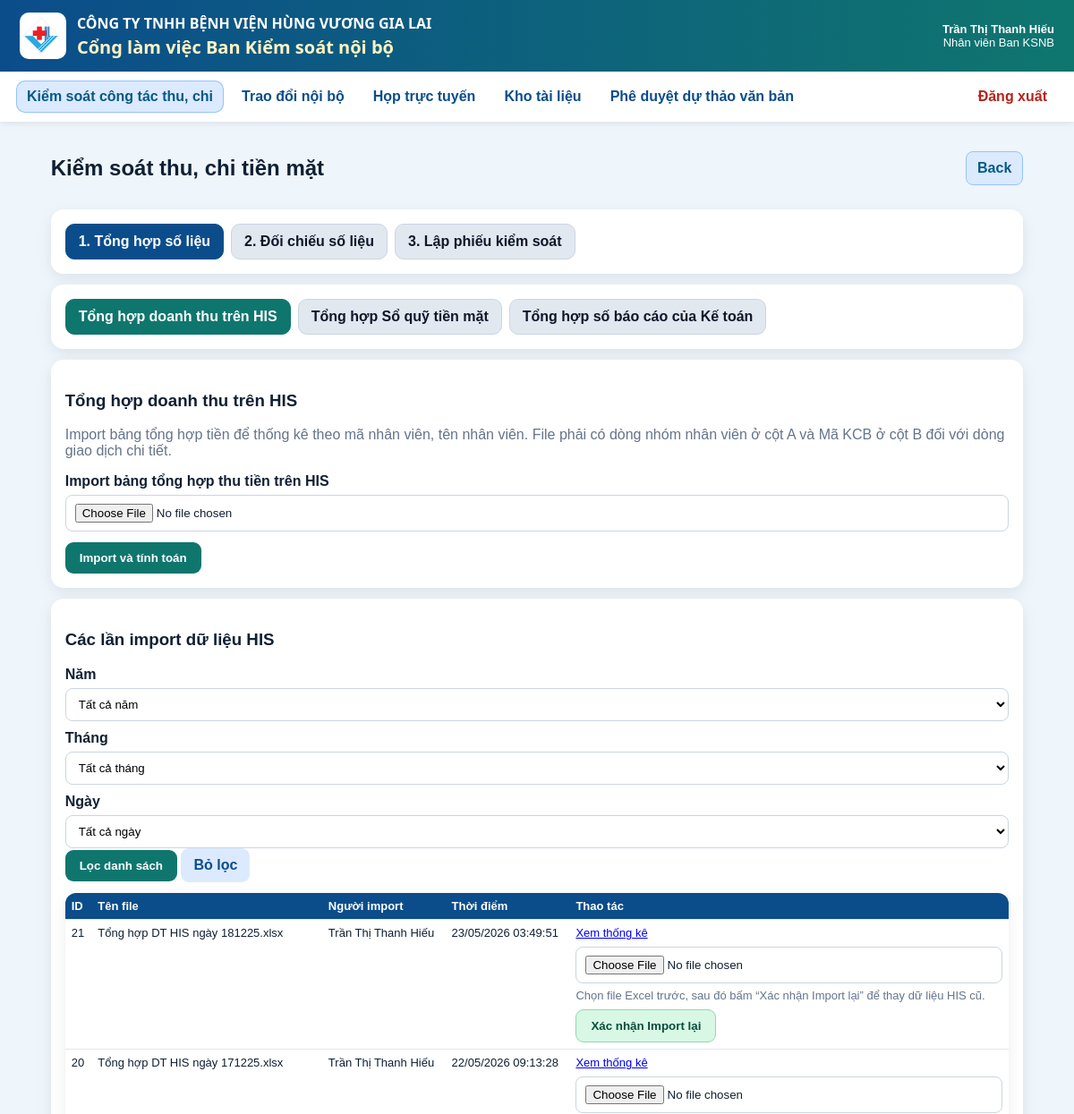
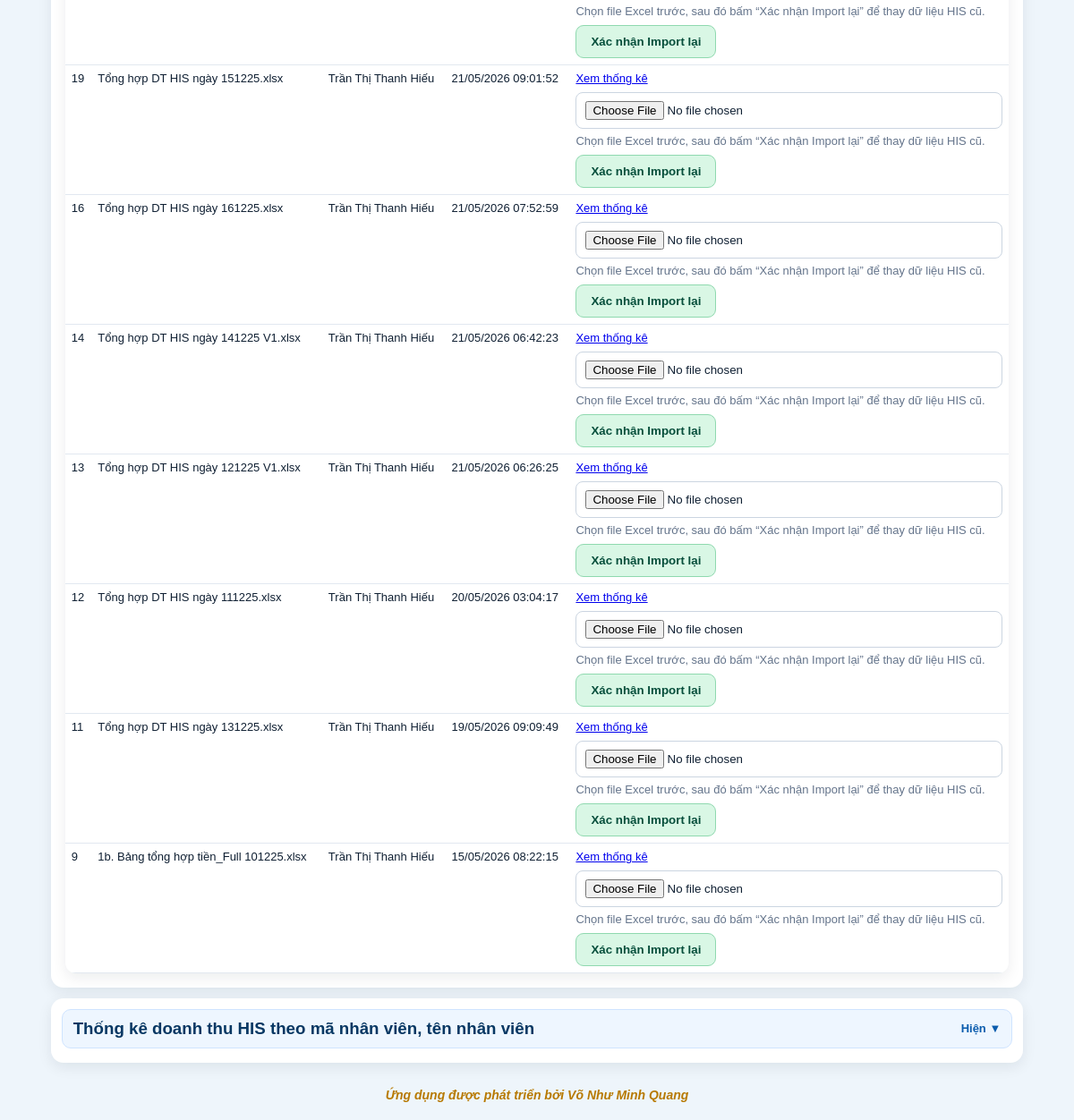
/cash-control/19?main_tab=summary&summary_tab=his (signed in), run on the app's committed database (2 pictures, top to bottom).
### app/models.py (models this page shows)
class Users(Base):
    __tablename__ = "users"
    id = Column(Integer, primary_key=True)
    username = Column(String, unique=True, nullable=False, index=True)
    full_name = Column(String, nullable=False)
    password_hash = Column(String, nullable=False)
    unit_code = Column(String, nullable=False, default="THANH_VIEN_TRUNG_TAP")
    role_code = Column(String, nullable=False, default="THANH_VIEN_TRUNG_TAP")
    position_title = Column(String, nullable=False, default="Thành viên trưng tập")
    is_active = Column(Integer, nullable=False, default=1)
    created_at = Column(String, nullable=False)
    status = column_property(
        case(
            (is_active == 1, "ACTIVE"),
            else_="LOCKED",
        )
    )

### tables this page shows
CREATE TABLE cash_control_batches (
                id INTEGER PRIMARY KEY AUTOINCREMENT,
                title TEXT NOT NULL,
                original_filename TEXT,
                report_date TEXT,
                created_by INTEGER NOT NULL,
                created_at TEXT NOT NULL DEFAULT CURRENT_TIMESTAMP,
                FOREIGN KEY(created_by) REFERENCES users(id)
            );

### app/routers/cash_control.py (the view)
@router.get("/{batch_id}")
def cash_control_detail(request: Request, batch_id: int):
    denied = require_cash_control_access(request)
    if denied:
        return denied
    if request.state.user.get("role_code") in BOARD_ROLES:
        return RedirectResponse("/cash-control?main_tab=voucher", status_code=303)
    active_main_tab = request.query_params.get("main_tab") or "summary"
    active_summary_tab = request.query_params.get("summary_tab") or "his"
    with get_conn() as conn:
        selected_batch = conn.execute(
            """
            SELECT b.*, u.full_name AS creator_name
            FROM cash_control_batches b
            JOIN users u ON u.id = b.created_by
            WHERE b.id = ?
            """,
            (batch_id,),
        ).fetchone()
        if not selected_batch:
            return RedirectResponse("/cash-control", status_code=303)
        batches = conn.execute(
            """
            SELECT b.*, u.full_name AS creator_name
            FROM cash_control_batches b
            JOIN users u ON u.id = b.created_by
            ORDER BY b.id DESC
            """
        ).fetchall()
        summaries = conn.execute(
            """
            SELECT *,
                   COALESCE(chuyen_khoan, 0) + COALESCE(qr, 0) + COALESCE(pos, 0) AS khong_bang_tien_mat
            FROM cash_control_employee_summaries
            WHERE batch_id = ?
            ORDER BY employee_code, employee_name
            """,
            (batch_id,),
        ).fetchall()
    summary_dicts = [dict(row) for row in summaries]
    totals = compute_totals(summary_dicts)
    totals.setdefault("patient_count", 0)
    totals.setdefault("txn_count", 0)
    totals.setdefault("khong_bang_tien_mat", 0)
    selected_cashbook_batch_id = query_int(request, "cashbook_batch_id")
    selected_accounting_batch_id = query_int(request, "accounting_batch_id")
    cashbook_context = load_cashbook_context(selected_cashbook_batch_id)
    accounting_context = load_accounting_context(selected_accounting_batch_id)
    reconcile_context = build_reconcile_context(
        totals,
        summary_dicts,
        cashbook_context,
        accounting_context,
        batch_id,
    )
    control_voucher_context = build_control_voucher_context(
        totals,
        cashbook_context,
        accounting_context,
    )
    signature_user_context = load_cash_control_signature_users()
    return templates.TemplateResponse(
        "cash_control_index.html",
        {
            "request": request,
            "user": request.state.user,
            "batches": batches,
            "selected_batch": selected_batch,
            "summaries": summary_dicts,
            "totals": totals,
            "error": None,
            "active_main_tab": active_main_tab,
            "active_summary_tab": active_summary_tab,
            "cash_control_revenue_items": CASH_CONTROL_REVENUE_ITEMS,
            "cash_control_expense_items": CASH_CONTROL_EXPENSE_ITEMS,
            "format_vn_sqlite_datetime": format_vn_sqlite_datetime,
            "selected_his_batch_id": batch_id,
            "selected_cashbook_batch_id": selected_cashbook_batch_id or (cashbook_context["selected_cashbook_batch"]["id"] if cashbook_context["selected_cashbook_batch"] else None),
            **cashbook_context,
            **accounting_context,
            **reconcile_context,
            **control_voucher_context,
            **signature_user_context,
        },
    )

### app/templates/cash_control_index.html (shortened to what this page needs)
{% extends 'base.html' %}
{% block content %}
<div class="page-head">
  <h2>Kiểm soát thu, chi tiền mặt</h2>
  <a class="secondary-link cash-control-ui-font cash-btn-back" href="javascript:history.back()">Back</a>
</div>
{% if user.role_code not in ['TONG_GIAM_DOC','PHO_TGD_THUONG_TRUC','PHO_TONG_GIAM_DOC'] %}
<div class="panel">
  <div class="cash-tabs">
    <a class="cash-tab cash-control-ui-font {% if active_main_tab == 'summary' %}active{% endif %}" href="/cash-control{% if selected_batch %}/{{ selected_batch.id }}{% endif %}?main_tab=summary&summary_tab={{ active_summary_tab or 'his' }}">1. Tổng hợp số liệu</a>
    <a class="cash-tab cash-control-ui-font {% if active_main_tab == 'reconcile' %}active{% endif %}" href="/cash-control{% if selected_batch %}/{{ selected_batch.id }}{% endif %}?main_tab=reconcile">2. Đối chiếu số liệu</a>
    <a class="cash-tab cash-control-ui-font {% if active_main_tab == 'voucher' %}active{% endif %}" href="/cash-control{% if selected_batch %}/{{ selected_batch.id }}{% endif %}?main_tab=voucher">3. Lập phiếu kiểm soát</a>
  </div>
</div>
{% endif %}
{% if active_main_tab == 'summary' %}
<div class="panel">
  <div class="cash-subtabs">
    <a class="cash-subtab cash-control-ui-font {% if active_summary_tab == 'his' %}active{% endif %}" href="/cash-control{% if selected_batch %}/{{ selected_batch.id }}{% endif %}?main_tab=summary&summary_tab=his">Tổng hợp doanh thu trên HIS</a>
    <a class="cash-subtab cash-control-ui-font {% if active_summary_tab == 'cashbook' %}active{% endif %}" href="/cash-control{% if selected_batch %}/{{ selected_batch.id }}{% endif %}?main_tab=summary&summary_tab=cashbook">Tổng hợp Sổ quỹ tiền mặt</a>
    <a class="cash-subtab cash-control-ui-font {% if active_summary_tab == 'accounting' %}active{% endif %}" href="/cash-control{% if selected_batch %}/{{ selected_batch.id }}{% endif %}?main_tab=summary&summary_tab=accounting">Tổng hợp số báo cáo của Kế toán</a>
  </div>
</div>
  {% if active_summary_tab == 'his' %}
  <div class="panel">
    <h3>Tổng hợp doanh thu trên HIS</h3>
    <p class="muted">
      Import bảng tổng hợp tiền để thống kê theo mã nhân viên, tên nhân viên.
      File phải có dòng nhóm nhân viên ở cột A và Mã KCB ở cột B đối với dòng giao dịch chi tiết.
    </p>
    <form method="post" action="/cash-control/import" enctype="multipart/form-data">
      <label>Import bảng tổng hợp thu tiền trên HIS</label>
      <input type="file" name="revenue_file" accept=".xlsx" required>
      <button class="primary cash-control-ui-font" type="submit" style="margin-top:12px;">Import và tính toán</button>
    </form>
  </div>
  <div class="panel">
    <h3>Các lần import dữ liệu HIS</h3>
    <form method="get" action="/cash-control" class="grid3" style="margin-bottom:12px;">
      <div>
        <label>Năm</label>
        <select name="his_import_year">
          <option value="">Tất cả năm</option>
        </select>
      </div>
      <div>
        <label>Tháng</label>
        <select name="his_import_month">
          <option value="">Tất cả tháng</option>
        </select>
      </div>
      <div>
        <label>Ngày</label>
        <select name="his_import_day">
          <option value="">Tất cả ngày</option>
        </select>
      </div>
      <div style="grid-column:1/-1;">
        <button class="primary cash-control-ui-font" type="submit">Lọc danh sách</button>
        <a class="secondary-link cash-control-ui-font" href="/cash-control?main_tab=summary&summary_tab=his">Bỏ lọc</a>
      </div>
    </form>
    <table class="table compact">
      <thead>
        <tr>
          <th>ID</th>
          <th>Tên file</th>
          <th>Người import</th>
          <th>Thời điểm</th>
          <th>Thao tác</th>
        </tr>
      </thead>
      <tbody>
        {% for b in batches %}
        <tr>
          <td>{{ b.id }}</td>
          <td>{{ b.original_filename }}</td>
          <td>{{ b.creator_name }}</td>
          <td>{{ format_vn_sqlite_datetime(b.created_at) }}</td>
          <td>
            <a href="/cash-control/{{ b.id }}?main_tab=summary&summary_tab=his">Xem thống kê</a>
            <form method="post" action="/cash-control/import/{{ b.id }}/replace" enctype="multipart/form-data" style="margin-top:8px;">
              <input type="file" name="revenue_file" accept=".xlsx" required>
              <div class="muted" style="margin-top:6px;">
                Chọn file Excel trước, sau đó bấm “Xác nhận Import lại” để thay dữ liệu HIS cũ.
              </div>
              <button class="secondary cash-control-ui-font cash-btn-confirm-import" type="submit" style="margin-top:8px;" onclick="return confirm('Bạn chắc chắn muốn import lại dữ liệu HIS? Dữ liệu cũ sẽ được thay bằng file mới.');">Xác nhận Import lại</button>
            </form>
          </td>
        </tr>
        {% else %}
        <tr><td colspan="5" class="empty">Chưa có dữ liệu import HIS.</td></tr>
        {% endfor %}
      </tbody>
    </table>
  </div>
  {% if selected_batch %}
  <div class="panel cash-collapsible-panel is-collapsed">
    <h3>Thống kê doanh thu HIS theo mã nhân viên, tên nhân viên</h3>
  </div>
  {% endif %}
  {% endif %}
{% endif %}
{% endblock %}

### app/templates/base.html (shortened to what this page needs)
<!doctype html>
<html lang="vi">
<head>
  <link rel="stylesheet" href="/static/style.css">
</head>
<body class="{% if not request.state.user %}auth-page{% endif %}">
  <header class="topbar">
    <div class="brandbox">
      <img class="brand-logo" src="/static/images/logo.png" alt="Logo">
      <div>
        <div class="company">CÔNG TY TNHH BỆNH VIỆN HÙNG VƯƠNG GIA LAI</div>
        <div class="app-title">Cổng làm việc Ban Kiểm soát nội bộ</div>
      </div>
    </div>
    {% if request.state.user %}
    <div class="userbox">
      <b>{{ request.state.user.full_name }}</b><br>
      <span>{{ request.state.user.position_title }}</span>
    </div>
    {% endif %}
  </header>
  {% if request.state.user %}
  {% set role_code = request.state.user.role_code %}
  {% set is_admin = role_code == 'ADMIN' %}
  {% set is_ksnb = role_code in ['TRUONG_BAN_KSNB', 'PHO_TRUONG_BAN_KSNB', 'NHAN_VIEN_KSNB'] %}
  {% set is_board = role_code in ['TONG_GIAM_DOC', 'PHO_TGD_THUONG_TRUC', 'PHO_TONG_GIAM_DOC'] %}
  <nav class="nav" id="mainNav" aria-label="Điều hướng chính">
    {% if is_admin or is_ksnb or is_board %}
    <a class="hvgl-nav-link {% if request.url.path.startswith('/revenue-control') or request.url.path.startswith('/vouchers') or request.url.path.startswith('/cash-control') or request.url.path.startswith('/control-statistics') %}is-active{% endif %}" href="/revenue-control" data-nav-key="revenue_control">
      <span class="hvgl-nav-text">Kiểm soát công tác thu, chi</span>
    </a>
    {% endif %}
    <a class="hvgl-nav-link {% if request.url.path.startswith('/chat') %}is-active{% endif %}" href="/chat" data-nav-key="chat">
      <span class="hvgl-nav-text">Trao đổi nội bộ</span>
    </a>
    <a class="hvgl-nav-link {% if request.url.path.startswith('/meetings') %}is-active{% endif %}" href="/meetings" data-nav-key="meetings">
      <span class="hvgl-nav-text">Họp trực tuyến</span>
    </a>
    {% if is_admin or is_ksnb %}
    <a class="hvgl-nav-link {% if request.url.path.startswith('/documents') %}is-active{% endif %}" href="/documents" data-nav-key="documents">
      <span class="hvgl-nav-text">Kho tài liệu</span>
    </a>
    {% endif %}
    {% if is_admin or is_ksnb or is_board %}
    <a class="hvgl-nav-link {% if request.url.path.startswith('/draft-approvals') or request.url.path.startswith('/draft-approval') %}is-active{% endif %}" href="/draft-approvals" data-nav-key="draft_approvals">
      <span class="hvgl-nav-text">Phê duyệt dự thảo văn bản</span>
    </a>
    {% endif %}
    <a class="logout" href="/logout">Đăng xuất</a>
  </nav>
  {% endif %}
  <main class="container">
    {% block content %}{% endblock %}
  </main>
  {% if request.state.user %}
  <footer class="app-footer">
    Ứng dụng được phát triển bởi Võ Như Minh Quang
  </footer>
  {% endif %}
</body>
</html>

### data on the page
Users: state.user.full_name "Trần Thị Thanh Hiếu", state.user.position_title "Nhân viên Ban KSNB"
cash_control_batches: id "21", original_filename "Tổng hợp DT HIS ngày 181225.xlsx", creator_name "Trần Thị Thanh Hiếu", created_at "23/05/2026 03:49:51"
cash_control_batches: id "20", original_filename "Tổng hợp DT HIS ngày 171225.xlsx", creator_name "Trần Thị Thanh Hiếu", created_at "22/05/2026 09:13:28"
cash_control_batches: id "19", original_filename "Tổng hợp DT HIS ngày 151225.xlsx", creator_name "Trần Thị Thanh Hiếu", created_at "21/05/2026 09:01:52"
cash_control_batches: id "16", original_filename "Tổng hợp DT HIS ngày 161225.xlsx", creator_name "Trần Thị Thanh Hiếu", created_at "21/05/2026 07:52:59"
cash_control_batches: id "14", original_filename "Tổng hợp DT HIS ngày 141225 V1.xlsx", creator_name "Trần Thị Thanh Hiếu", created_at "21/05/2026 06:42:23"
cash_control_batches: id "13", original_filename "Tổng hợp DT HIS ngày 121225 V1.xlsx", creator_name "Trần Thị Thanh Hiếu", created_at "21/05/2026 06:26:25"
cash_control_batches: id "12", original_filename "Tổng hợp DT HIS ngày 111225.xlsx", creator_name "Trần Thị Thanh Hiếu", created_at "20/05/2026 03:04:17"
cash_control_batches: id "11", original_filename "Tổng hợp DT HIS ngày 131225.xlsx", creator_name "Trần Thị Thanh Hiếu", created_at "19/05/2026 09:09:49"
cash_control_batches: id "9", original_filename "1b. Bảng tổng hợp tiền_Full 101225.xlsx", creator_name "Trần Thị Thanh Hiếu", created_at "15/05/2026 08:22:15"
